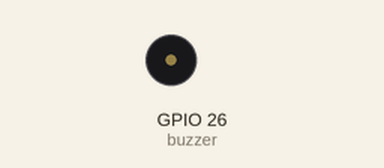
Bench run of a program on a simulated ESP32 board running MicroPython. On the bench: buzzer (waves = sounding). What the program prints to the serial console is not drawn. At 16.0 s the program stops and its outputs stay as they are.

Above: at 0.49 s.
At 13.6 s:
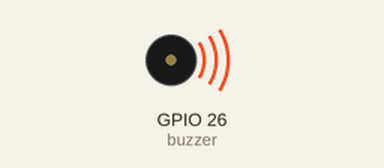
Timing chart, 0 to 17.5 s (numbered marks = the images above):
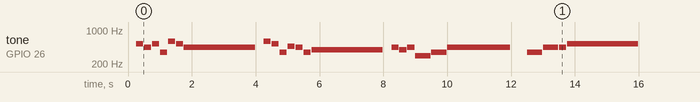

Measured:
- by itself, tone on GPIO 26 (buzzer): plays 523 Hz for 0.23 s, 440 Hz for 0.23 s, 523 Hz for 0.23 s, 349 Hz for 0.23 s, 587 Hz for 0.23 s, 523 Hz for 0.23 s … (24 notes in this stretch)

The program:

ex_song_maha_chulalongkorn.py
```python
# ==============================================================================
# ex_song_maha_chulalongkorn.py - เพลงมหาจุฬาลงกรณ์ (2 บรรทัดแรก) ด้วย Buzzer
# "Maha Chulalongkorn" anthem (first 2 lines) on the piezo buzzer
# ==============================================================================
# สัปดาห์ที่ 1: ตัวอย่างสนุก ๆ ต่อยอดจาก PWM (Week 1: a fun PWM follow-up)
#
# วัตถุประสงค์การเรียนรู้ (Learning Objectives):
#   1. PWM ไม่ได้มีแค่ duty cycle — "ความถี่" (frequency) คือระดับเสียงดนตรี
#      (PWM frequency IS musical pitch: A4 = 440 Hz)
#   2. แปลงโน้ตเพลงจริงเป็นข้อมูล (ความถี่, จังหวะ) แล้วเล่นด้วยลูปเดียว
#      (Turn real sheet music into (frequency, beats) data + one play loop)
#   3. เพลงคือ "ข้อมูล + เวลา" — แนวคิดเดียวกับการจ่ายไทแทรนต์เป็นจังหวะใน Week 3
#
# ที่มา (Source): โน้ตเพลงมหาจุฬาลงกรณ์ กุญแจซอล บันไดเสียง F เมเจอร์ 4/4
#   (พระราชนิพนธ์ในพระบาทสมเด็จพระบรมชนกาธิเบศร มหาภูมิพลอดุลยเดชมหาราช)
#   บรรทัดที่ 1: "น้ำใจน้องพี่สีชมพู  ทุกคนไม่รู้ลืมบูชา"
#   บรรทัดที่ 2: "พระคุณของแหล่งเรียนมา  จุฬาลงกรณ์"
#
# ฮาร์ดแวร์ (Hardware): Buzzer ที่ GPIO26 (ดู pins.py: BUZZER_PIN)
# ==============================================================================

import time

from machine import Pin, PWM

# ==============================================================================
# ค่าคงที่ (Constants)
# ==============================================================================
MY_BUZZER_PIN = 26        # GPIO26 - Buzzer (PWM) ตามผังบอร์ด TitraLab

# --- ความถี่ของโน้ต (Note frequencies, Hz) — บันไดเสียง F เมเจอร์ ---
# ชื่อโน้ตแบบสากล: ตัวเลขคือ octave (A4 = ลา มาตรฐาน 440 Hz)
D4 = 294   # เร     (D below middle-ish)
F4 = 349   # ฟา
G4 = 392   # ซอล
A4 = 440   # ลา
Bb4 = 466  # ที-แฟลต (คีย์ F เมเจอร์ มี B-flat ตามเครื่องหมายกุญแจ)
C5 = 523   # โด (สูง)
D5 = 587   # เร (สูง)
REST = 0   # เงียบ (rest = no sound)

# --- จังหวะ (Rhythm) ---
TEMPO_BPM = 120           # ความเร็วเพลง (โน้ตดำ = 1 จังหวะ)
BEAT_MS = 60000 // TEMPO_BPM   # 1 จังหวะกี่มิลลิวินาที (ms per quarter-note beat)
GAP_MS = 25               # ช่องว่างสั้น ๆ ระหว่างโน้ต ให้โน้ตซ้ำ (เช่น ลา-ลา) ฟังออก
DUTY_ON = 32768           # duty 50% (duty_u16) = เสียงดังชัด
DUTY_OFF = 0              # เงียบ

# ==============================================================================
# เพลง: (ความถี่, จำนวนจังหวะ) ต่อ 1 พยางค์ — ถอดจากโน้ตจริงทีละตัว
# The melody: one (frequency, beats) pair per syllable, straight off the score.
# เขบ็ตหนึ่งชั้น = 0.5 จังหวะ, โน้ตดำ = 1, ตัวกลม = 4, โยงเสียง = บวกจังหวะรวมกัน
# ==============================================================================
MELODY = [
    # --- บรรทัดที่ 1 วรรคแรก: "น้ำ ใจ น้อง พี่ สี ชม พู" ---
    (REST, 0.5),
    (C5, 0.5),   # น้ำ
    (A4, 0.5),   # ใจ
    (C5, 0.5),   # น้อง
    (F4, 0.5),   # พี่
    (D5, 0.5),   # สี
    (C5, 0.5),   # ชม
    (A4, 4.5),   # พู—— (เขบ็ตโยงเสียงเข้าตัวกลม = 0.5 + 4 จังหวะ)

    # --- บรรทัดที่ 1 วรรคหลัง: "ทุก คน ไม่ รู้ ลืม บู ชา" ---
    (REST, 0.5),
    (D5, 0.5),   # ทุก
    (C5, 0.5),   # คน
    (F4, 0.5),   # ไม่
    (Bb4, 0.5),  # รู้
    (A4, 0.5),   # ลืม
    (F4, 0.5),   # บู
    (G4, 4.5),   # ชา——

    # --- บรรทัดที่ 2 วรรคแรก: "พระ คุณ ของ แหล่ง เรียน มา" ---
    (REST, 0.5),
    (A4, 0.5),   # พระ
    (G4, 0.5),   # คุณ
    (A4, 0.5),   # ของ
    (D4, 1.0),   # แหล่ง (โน้ตดำ เสียงต่ำ)
    (F4, 1.0),   # เรียน (โน้ตดำ)
    (A4, 4.0),   # มา—— (ตัวกลม)

    # --- บรรทัดที่ 2 วรรคหลัง: "จุ ฬา ลง กรณ์" ---
    (REST, 1.0),
    (F4, 1.0),   # จุ  (โน้ตดำ)
    (A4, 1.0),   # ฬา (โน้ตดำ)
    (A4, 0.5),   # ลง
    (C5, 4.5),   # กรณ์—— (เขบ็ตโยงเสียงเข้าตัวกลม)
]

# ==============================================================================
# ฟังก์ชันเล่นเพลง (Play function)
# ==============================================================================


def play_song(melody):
    """เล่นรายการโน้ต (ความถี่ Hz, จังหวะ beat) ทีละตัวด้วย PWM

    หลักการ: ตั้ง freq = ระดับเสียง แล้วเปิด duty เมื่อถึงเวลาโน้ตถัดไปก็เปลี่ยน
    freq ใหม่ ปิด duty ช่วงสั้น ๆ ระหว่างโน้ตเพื่อให้โน้ตซ้ำกันฟังเป็นคนละตัว
    """
    # สร้าง PWM แล้ว "ปิดเสียงทันที" — ESP32 เริ่ม PWM แบบมีเสียงตั้งแต่สร้าง
    # (create silent FIRST: ESP32 PWM is audible at construction by default)
    buzzer = PWM(Pin(MY_BUZZER_PIN))
    buzzer.duty_u16(DUTY_OFF)

    try:
        for freq, beats in melody:
            note_ms = int(beats * BEAT_MS)
            if freq == REST:
                buzzer.duty_u16(DUTY_OFF)
                time.sleep_ms(note_ms)
                continue
            buzzer.freq(freq)
            buzzer.duty_u16(DUTY_ON)
            time.sleep_ms(note_ms - GAP_MS)
            buzzer.duty_u16(DUTY_OFF)     # ช่องว่างให้โน้ตขาดจากกัน (articulation)
            time.sleep_ms(GAP_MS)
    finally:
        # ปิดเสียงเสมอ แม้กด Ctrl+C กลางเพลง (always silence, even on Ctrl+C)
        buzzer.duty_u16(DUTY_OFF)
        buzzer.deinit()


# ==============================================================================
# โปรแกรมหลัก (Main)
# ==============================================================================
print("=" * 56)
print("เพลงมหาจุฬาลงกรณ์ (Maha Chulalongkorn) - 2 บรรทัดแรก")
print("=" * 56)
print(f"Tempo: {TEMPO_BPM} BPM | Buzzer: GPIO{MY_BUZZER_PIN}")
print("'น้ำใจน้องพี่สีชมพู ทุกคนไม่รู้ลืมบูชา")
print(" พระคุณของแหล่งเรียนมา จุฬาลงกรณ์'")
print("")

play_song(MELODY)

print("จบเพลง (Song finished)")
print("ลองปรับ TEMPO_BPM หรือแต่งท่อนต่อไปเองดูสิ!")
print("(Try changing TEMPO_BPM, or transcribe the next lines yourself!)")
```
